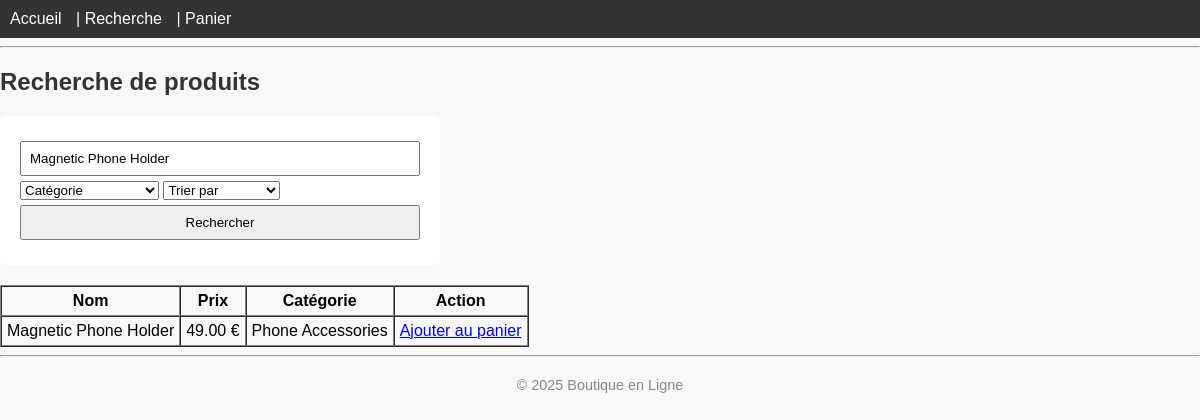
Screenshot of /search.php?keyword=Magnetic Phone Holder with the database file from the repository.
### tables this page shows
CREATE TABLE IF NOT EXISTS produits (
    id INT AUTO_INCREMENT PRIMARY KEY,
    nom VARCHAR(100),
    description TEXT,
    prix DECIMAL(10,2),
    categorie VARCHAR(50),
    image VARCHAR(255)
);

### search.php (the view, shortened to what this page needs)
<?php
require_once 'includes/db.php';
$keyword = $_GET['keyword'] ?? '';
$sort = $_GET['sort'] ?? '';
$sql = "SELECT * FROM produits WHERE 1";
$params = [];
if ($keyword) {
    $sql .= " AND (nom LIKE ? OR description LIKE ?)";
    $params[] = "%$keyword%";
    $params[] = "%$keyword%";
}
if ($sort === 'price_asc') {
    $sql .= " ORDER BY prix ASC";
} elseif ($sort === 'price_desc') {
    $sql .= " ORDER BY prix DESC";
} else {
    $sql .= " ORDER BY id DESC";
}
$stmt = $pdo->prepare($sql);
$stmt->execute($params);
$products = $stmt->fetchAll();
include 'includes/header.php';
?>
<h2>Recherche de produits</h2>
<form method="get" action="search.php">
    <input type="text" name="keyword" placeholder="Mot-clé..." value="<?= htmlspecialchars($keyword) ?>">
    <select name="category">
        <option value="">Catégorie</option>
    </select>
    <select name="sort">
        <option value="">Trier par</option>
    </select>
    <button type="submit">Rechercher</button>
</form>
<?php if (count($products) === 0) : ?>
    <p>Aucun produit trouvé.</p>
<?php else : ?>
    <table border="1" cellpadding="5" cellspacing="0">
        <tr>
            <th>Nom</th>
            <th>Prix</th>
            <th>Catégorie</th>
            <th>Action</th>
        </tr>
        <?php foreach ($products as $prod) : ?>
        <tr>
            <td><?= htmlspecialchars($prod['nom']) ?></td>
            <td><?= number_format($prod['prix'], 2) ?> €</td>
            <td><?= htmlspecialchars($prod['categorie']) ?></td>
            <td><a href="cart.php?add=<?= $prod['id'] ?>">Ajouter au panier</a></td>
        </tr>
        <?php endforeach; ?>
    </table>
<?php endif; ?>
<?php include 'includes/footer.php'; ?>

### assets/css/style.css (style rules this page uses)
body { font-family: Arial, sans-serif; background: #f8f8f8; margin: 0; padding: 0; }
h1, h2 { color: #333; }
form { background: #fff; padding: 20px; margin: 20px 0; border-radius: 5px; max-width: 400px; }
input, button { margin: 5px 0; padding: 8px; width: 100%; box-sizing: border-box; }

### rows the page displays
produits: nom "Magnetic Phone Holder", prix "49.00", categorie "Phone Accessories"
